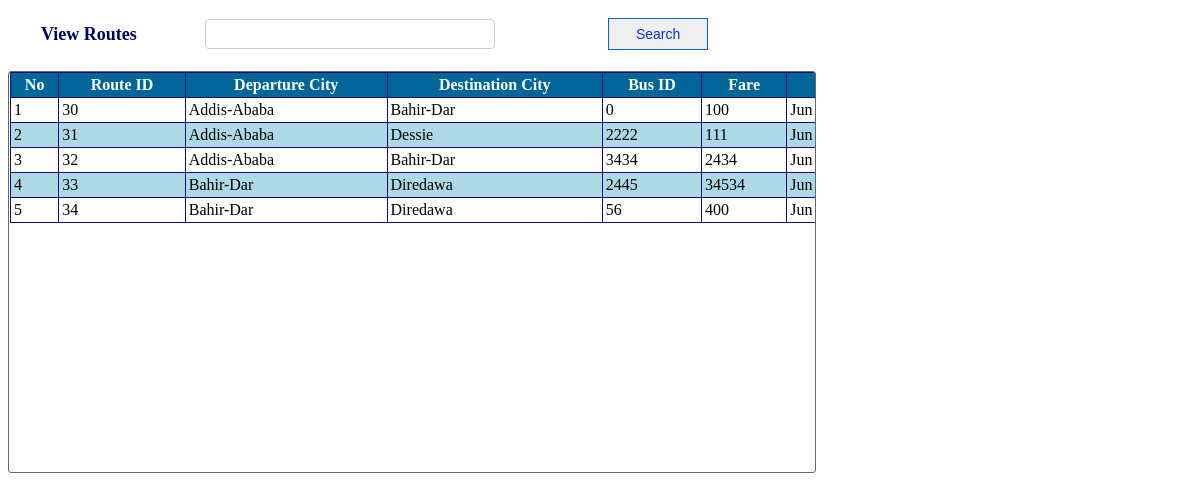
/clerk/view_route.php, run on the app's committed database.
### tables this page shows
CREATE TABLE IF NOT EXISTS `route` (
  `route_id` int(10) NOT NULL AUTO_INCREMENT,
  `depcity` varchar(255) NOT NULL,
  `descity` varchar(255) NOT NULL,
  `busid` int(10) NOT NULL,
  `fare` float NOT NULL,
  `date` date NOT NULL,
  PRIMARY KEY (`route_id`)
);

### clerk/view_route.php (the view, shortened to what this page needs)
<!DOCTYPE html PUBLIC "-//W3C//DTD XHTML 1.0 Transitional//EN" "http://www.w3.org/TR/xhtml1/DTD/xhtml1-transitional.dtd">
<html xmlns="http://www.w3.org/1999/xhtml">
<head>
<link rel="stylesheet" type="text/css" href="css/style_view.css" />
</head>
<body>
<div id="style_div" >
<form method="post">
<table width="755">
	<tr>
    	<td  width="190px" style="font-size:18px; color:#006; text-indent:30px;"><b> View Routes</b></td>
        <td>
        	<input type="text" name="searchtxt" title="Enter departure or destination city for search " class="search" autocomplete="off"/>
        </td>
        <td style="float:left">
        	<input type="submit" name="btnsearch" value="Search" id="button-search" title="Search route" />
        </td>
    </tr>
</table>
</form>
</div>
<br />
<div id="content-input">
<form method="post">
    <table border="1" width="1050px" align="center" cellpadding="3" class="mytable" cellspacing="0">
        <tr>
            <th>No</th>
			<th>Route ID</th>
            <th>Departure City</th>
            <th>Destination City</th>
            <th>Bus ID</th>
            <th>Fare</th>
            <th>Date Added</th>
        </tr>
        <?php
	$key="";
	if($key !="")
		$sql_sel=mysql_query("SElECT * FROM route WHERE depcity  like '%$key%' or descity like '%$key%'");
	else
		 $sql_sel=mysql_query("SELECT * FROM route");
    $i=0;
    while($row=mysql_fetch_array($sql_sel)){
    $i++;
    $color=($i%2==0)?"lightblue":"white";
    ?>
      <tr bgcolor="<?php echo $color?>">
            <td><?php echo $i;?></td>
			<td><?php echo $row['route_id'];?></td>
            <td><?php echo $row['depcity'];?></td>
            <td><?php echo $row['descity'];?></td>
            <td><?php echo $row['busid'];?></td>
            <td><?php echo $row['fare'];?></td>
            <td><?php echo date("M d, Y H:i:s",strtotime($row['date'])); ?></span></td>
        </tr>
    <?php
    }
    ?>
    </table>
</form>
</div>
</body>
</html>

### clerk/css/style_view.css (style rules this page uses)
#style_div { height:auto; margin-top:15px; }
#content-input { width:805px; height:400px; border:1px solid #666; float:left; padding-left:1px; border-radius: 3px 3px 3px 3px; overflow: auto; }
#button-search { font-family:Arial, Helvetica, sans-serif; font-size:14px; width:100px; height:32px; float:right; margin-right:10px; repeat-x top center; border: 1px solid #06C; -moz-border-radius: 5px; color:#03C; }
.search { padding:4px; border:1px #CCC solid; border-radius: 4px 4px 4px 4px; -moz-border-radius: 8px; background:#FFF; color:#006; font-family:Arial, Helvetica, sans-serif; font-size:16px; width:280px; height:20px; float:left; }
.mytable { border-collapse:collapse; border:#036 1px solid; }
.mytable tr th { background:#069; border:#120A7E 1px solid; color:#FFF; font-family:"Times New Roman", Times, serif; }
.mytable tr td { font-family:"Times New Roman", Times, serif; border:#120A7E 1px solid; }

### data on the page
route: route_id "30", depcity "Addis-Ababa", descity "Bahir-Dar", busid "0", fare "100", date "Jun…"
route: route_id "31", depcity "Addis-Ababa", descity "Dessie", busid "2222", fare "111", date "Jun…"
route: route_id "32", depcity "Addis-Ababa", descity "Bahir-Dar", busid "3434", fare "2434", date "Jun…"
route: route_id "33", depcity "Bahir-Dar", descity "Diredawa", busid "2445", fare "34534", date "Jun…"
route: route_id "34", depcity "Bahir-Dar", descity "Diredawa", busid "56", fare "400", date "Jun…"
